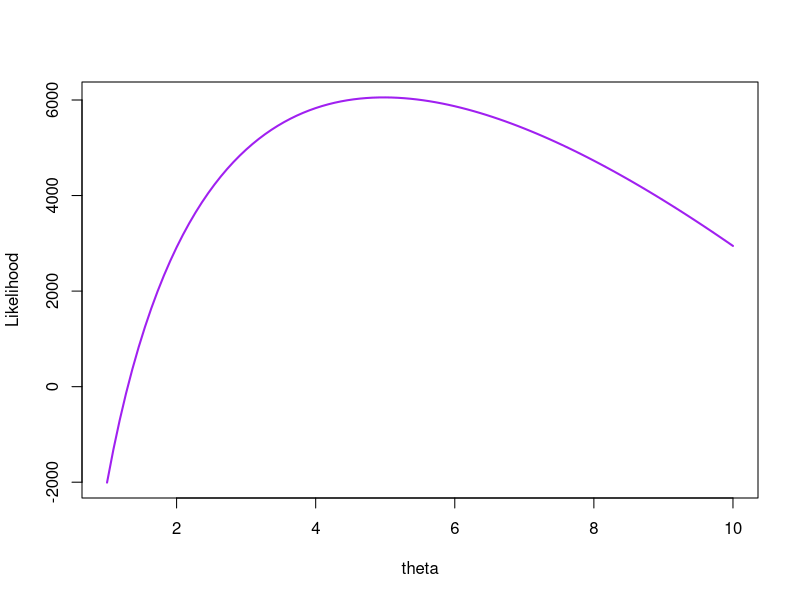
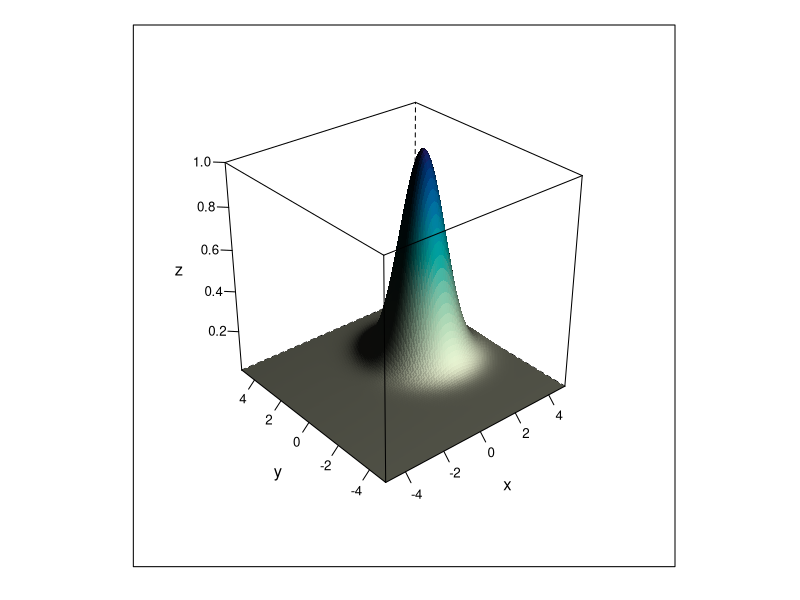
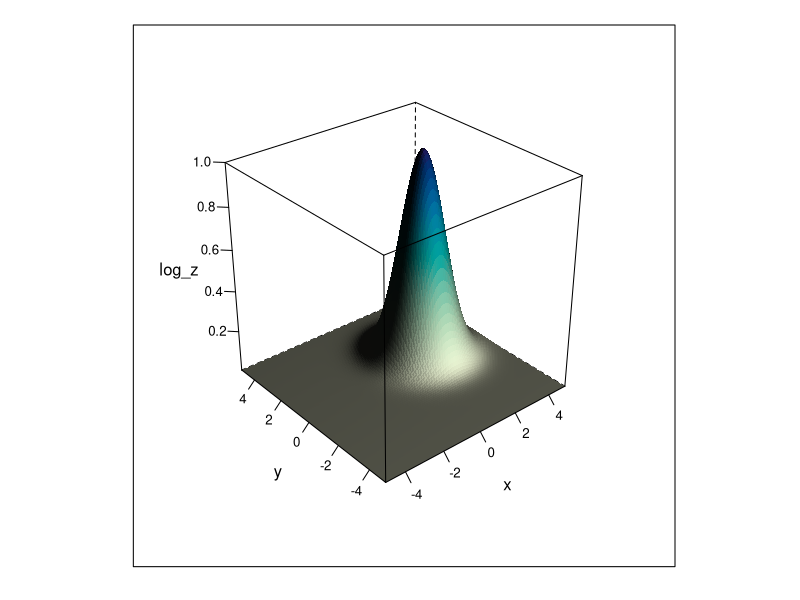

Source code (R) for these figures, in order:
## ---- chunk 1
library(formatR)
set.seed(5)
x <- rexp(10000, 5)

exp.ll = function(theta, x){
  n = length(x)
  return(n*log(theta) - theta*sum(x))
}

theta_seq = seq(1, 10, length.out = 100)
log_log_vals = sapply(theta_seq, exp.ll, x = x)

plot(theta_seq, log_log_vals, type="l", 
     xlab="theta", ylab="Likelihood", col="purple", lwd=2)
## ---- chunk 2
theta_tilde = 6
theta_hat = length(x) / sum(x)

ll_hat = exp.ll(theta_hat, x)
ll_tilde = exp.ll(theta_tilde, x)

likelihood_ratio = exp(ll_hat - ll_tilde)
print(likelihood_ratio)
## ---- chunk 3

log_likelihood = function(theta, x) {
  n = length(x)
  return(- (n*log(theta)-theta*sum(x)))
}
## ---- chunk 4
start_time_BFGS = Sys.time()
result_BFGS = optim(par=1, fn=log_likelihood, x=x, method="BFGS")
end_time_BFGS = Sys.time()
time_BFGS = end_time_BFGS - start_time_BFGS
start_time_SANN = Sys.time()
result_SANN = optim(par=1, fn=log_likelihood, x=x, method="SANN")
end_time_SANN = Sys.time()
time_SANN = end_time_SANN - start_time_SANN

print(result_BFGS$par)
print(result_SANN$par)
print(time_BFGS)
print(time_SANN)

## ---- chunk 5
mvn <- function(xy) {
    x <- xy[1]
    y <- xy[2]
    z <- exp(-0.5 * ((x - 2)^2 + (y - 1)^2))
    return(z)
}

# install.packages('lattice')
library(lattice)

y <- x <- seq(-5, 5, by = 0.1)
grid <- expand.grid(x, y)
names(grid) <- c("x", "y")
grid$z <- apply(grid, 1, mvn)

wireframe(z ~ x + y, data = grid, shade = TRUE, light.source = c(10, 0, 10), scales = list(arrows = FALSE))
## ---- chunk 6
neg_mvn <- function(xy) {
    return(-mvn(xy))
}

opt1 <- optim(c(1, 0), neg_mvn, method = "BFGS")

opt2 <- optim(c(5, 5), neg_mvn, method = "BFGS")

data.frame(
    Start_Point = c("(1,0)", "(5,5)"),
    Optimum_X = c(opt1$par[1], opt2$par[1]),
    Optimum_Y = c(opt1$par[2], opt2$par[2]),
    Function_Value = c(-opt1$value, -opt2$value)
)
## ---- chunk 7
y <- x <- seq(-5, 5, by = 0.1)
grid <- expand.grid(x, y)
names(grid) <- c("x", "y")
grid$log_z <- apply(grid, 1, mvn)
wireframe(log_z ~ x + y, data = grid, shade = TRUE, light.source = c(10, 0, 10), scales = list(arrows = FALSE))

## ---- chunk 8
neg_log_mvn <- function(xy) {
    return(-mvn(xy))
}

opt1_log <- optim(c(1, 0), neg_log_mvn, method = "BFGS")

opt2_log <- optim(c(5, 5), neg_log_mvn, method = "BFGS")

data.frame(
    Start_Point = c("(1,0)", "(5,5)"),
    Optimum_X = c(opt1_log$par[1], opt2_log$par[1]),
    Optimum_Y = c(opt1_log$par[2], opt2_log$par[2]),
    Log_Function_Value = c(-opt1_log$value, -opt2_log$value)
)
